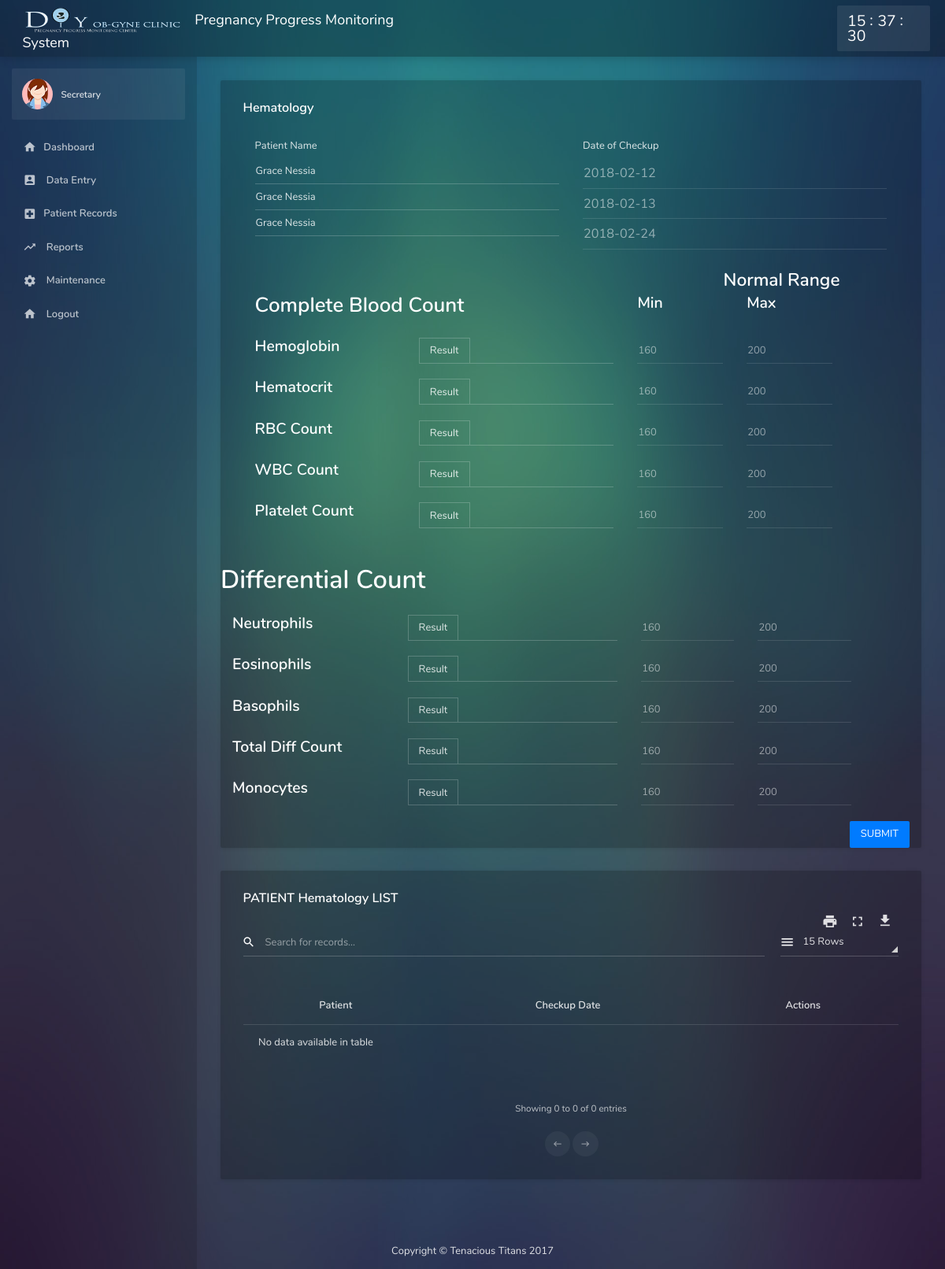
Page /admin/PatientLaboratory-Hematology.php?id2=9 on the committed database.
### tables this page shows
CREATE TABLE `schedule` (
  `sched_ID` int(11) NOT NULL AUTO_INCREMENT,
  `patient_ID` int(11) NOT NULL,
  `sched_Date` date NOT NULL,
  `sched_Time` time NOT NULL,
  `sched_status` varchar(10) NOT NULL,
  `month` char(3) NOT NULL,
  `year` char(4) NOT NULL,
  PRIMARY KEY (`sched_ID`)
);

CREATE TABLE `patient` (
  `patient_ID` int(5) NOT NULL AUTO_INCREMENT,
  `patient_firstName` varchar(15) NOT NULL,
  `patient_lastName` varchar(15) NOT NULL,
  `patient_address` varchar(30) NOT NULL,
  `patient_contactNumber` varchar(15) NOT NULL,
  `patient_bloodType` varchar(5) NOT NULL,
  `patient_Age` int(5) NOT NULL,
  `patient_Name` varchar(30) NOT NULL,
  `patient_time` varchar(15) NOT NULL,
  `patient_LMP` date NOT NULL,
  `month` char(3) NOT NULL,
  `year` char(4) NOT NULL,
  PRIMARY KEY (`patient_ID`)
);

### admin/PatientLaboratory-Hematology.php (the view, shortened to what the rows shown need)
<?php
include("includes/header.php");
?>
<section class="content">
    <div class="card">
        <div class="card-body">
            <form method="POST" action="actions/hematologyAction.php">
            <h2 class="card-title">Hematology</h2>
            <div class="container-fluid">
                <div class="row">
                        <div class="col-md-6">
                            <div class="form-group">
                                <label>Patient Name</label>
                                    <?php
                                    include "dbconnect.php";
                                    $id = $_GET['id2'];
                                    $pat = $connect->query("SELECT * FROM `schedule` INNER JOIN `patient` on schedule.patient_ID = patient.patient_ID WHERE schedule.patient_ID = '$id'") or die(mysqli_error());
                                    while($fetch = $pat->fetch_array()){?>
                                    <input type="text" name="ultraPname" class="form-control" value="<?php echo $fetch['patient_Name']; ?> ">
                                     <?php } ?>
                            </div>
                        </div>
                        <div class="col-md-6">
                            <div class="form-group">
                                <label>Date of Checkup</label>
                                <?php include "dbconnect.php";
                                $pat = $connect->query("SELECT * FROM `schedule` INNER JOIN `patient` on schedule.patient_ID = patient.patient_ID WHERE schedule.patient_ID = '$id'") or die(mysqli_error());
                                while($fetch = $pat->fetch_array()){ ?>
                                <input type="date" class="form-control form-control-lg date-picker" value="<?php echo $fetch['sched_Date']; ?>" name="pat_date"  placeholder="Enter Date of Chekup"  disabled>
                                <?php } ?>
                            </div>
                        </div>
                    </div>
                    <div class="row">
                        <div class="col-sm-7">
                          <div class="input-group">
                             <h2 style="text-align:left">Complete Blood Count</h2>
                        </div>
                    </div>
                </div>
                <br>
                <br>
            </div>
            </div>
            <h1 style="text-align:left">Differential Count</h1><br>
        </div>
<div class="card">
    <div class="card-body">
        <div class="row">
            <div class="col-md-12">
                <div class="table-responsive">
                <table id="data-table" class="table">
                        <thead>
                            <tr>
                                <th><center>Patient</center></th>
                                <th><center>Checkup Date</center></th>
                                <th><center>Actions</center></th>
                            </tr>
                        </thead>
                </table>
            </div>
        </div>
    </div>
</div>
</div>
</section>
</main>
<?php include("includes/footer.php"); ?>
</body>
</html>

### rows in the picture
schedule: ultraPname "Grace Nessia", pat_date "2018-02-12"
schedule: ultraPname "Grace Nessia", pat_date "2018-02-13"
schedule: ultraPname "Grace Nessia", pat_date "2018-02-24"
